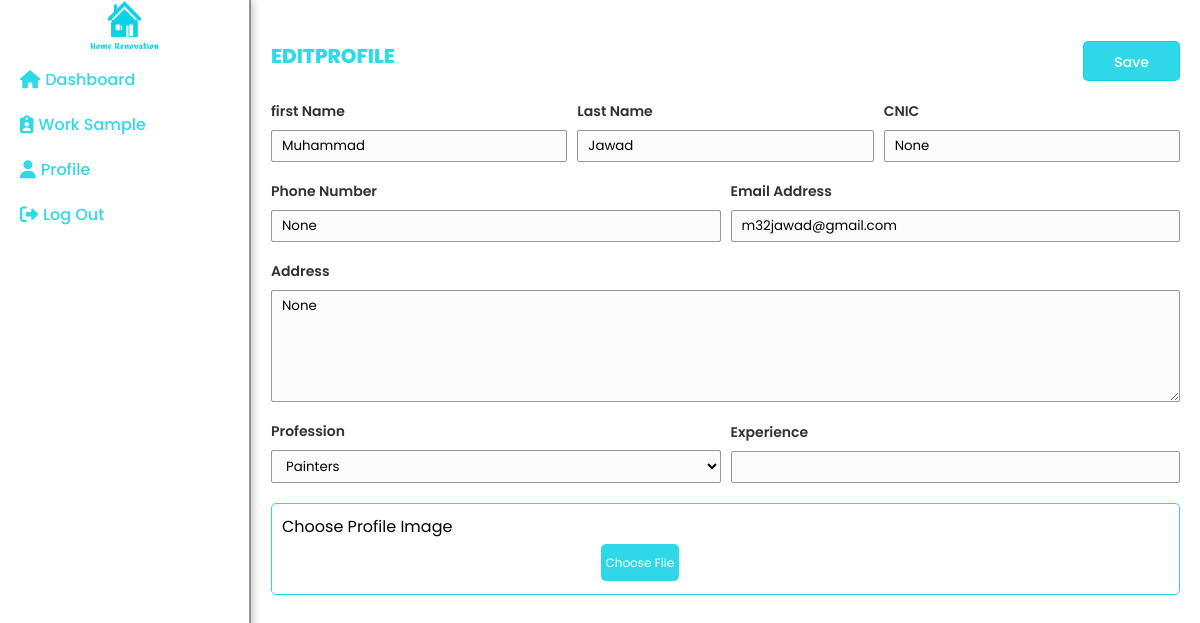
Before: /editworkerprofile/ (signed in) with the older database file.
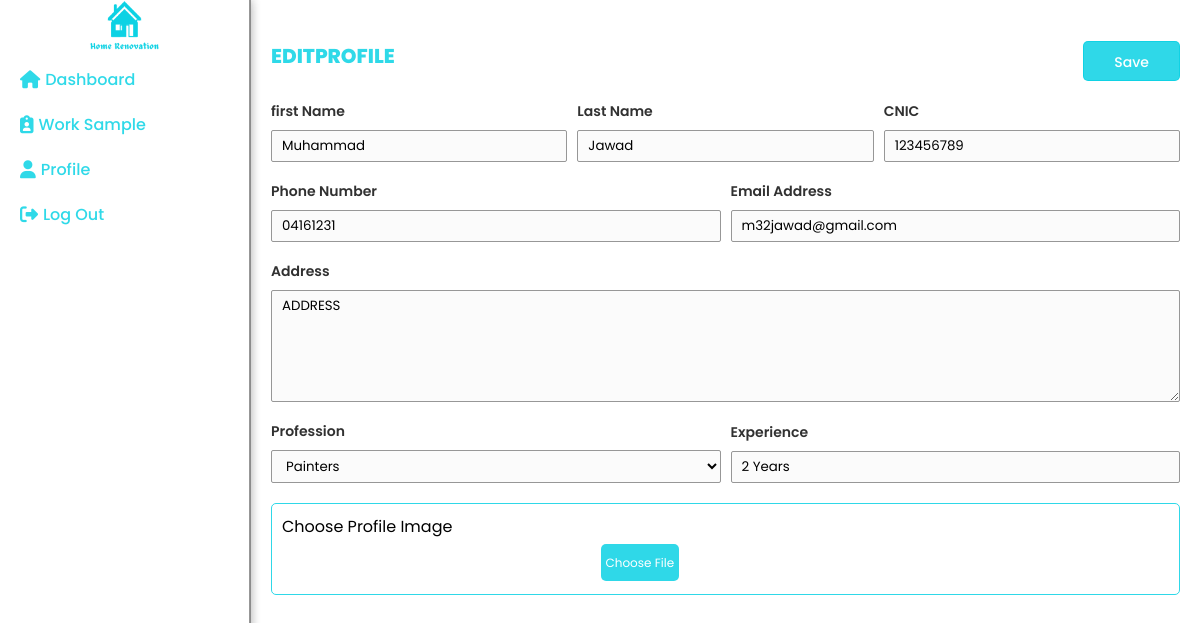
After: the same page with the newer database file.
### appsrc/models.py (models this page shows, shortened)
class User(AbstractUser):
    is_worker = models.BooleanField(default = False)
    is_approved = models.BooleanField(default = False)
    is_declined = models.BooleanField(default = False)
    email = models.EmailField(max_length = 1000, null = False, unique=True)
    profile_pic = models.ImageField(upload_to="images/")
    is_profile_set = models.BooleanField(default = False)
    cnic = models.CharField(max_length = 20, null = True, blank = True)
    phone = models.CharField(max_length = 20, null = True, blank = True)
    address = models.CharField(max_length = 1000, null = True, blank = True)

class WorkerProfileModel(models.Model):
    user = models.ForeignKey(User, on_delete = models.CASCADE, related_name="worker_profile")
    cnic_front = models.ImageField(upload_to="images/", null = True)
    cnic_back = models.ImageField(upload_to="images/", null = True)
    experience = models.CharField(max_length = 200, null = True, blank = True)
    profession = models.CharField(max_length = 200, null = True, blank = True)
    about = models.CharField(max_length = 200, null = True, blank = True)

### appsrc/views.py (the view, shortened to what this page needs)
# urls.py: path('editworkerprofile/',views.EditWorkerProfile,name='editworkerprofile'),
def EditWorkerProfile(request):
  user = User.objects.get(id = request.user.id)
  return  render(request, 'Worker/EditProfile.html', {"user":user})

### appsrc/templates/Worker/EditProfile.html (shortened to what the changed rows need)
{% load static %}
<!DOCTYPE html>
<html lang="en">
<head>
    <link rel="stylesheet" href="{% static 'css/main.css' %}">
    <link rel="stylesheet" href="{% static 'css/dashboard.css' %}">
    <link href="fontawesomefree/css/all.min.css" rel="stylesheet" type="text/css" />
    <link rel="stylesheet" href="https://cdnjs.cloudflare.com/ajax/libs/font-awesome/6.5.1/css/all.min.css"
 />
    <link href="https://unpkg.com/aos@2.3.1/dist/aos.css" rel="stylesheet" />
    <link rel="stylesheet" href="https://cdn.jsdelivr.net/npm/swiper@11/swiper-bundle.min.css" />
</head>
<body>
    <div class="main_wrapper">
        <div class="right_container">
            <form action="" class="vertical fullwidth gap-20" method="POST" enctype="multipart/form-data">
            <div class="vertical gap-20">
                    <div class="horizontal gap-10 justify-between align-center fullwidth">
                        <div class="vertical web_inputs gap-10 fullwidth">
                            <label for="project-title">first Name</label>
                            <input type="text" value="{{user.first_name}}" name="first_name">
                        </div>
                        <div class="vertical web_inputs gap-10 fullwidth">
                            <label for="project-title">Last Name</label>
                            <input type="text" value="{{user.last_name}}" name="last_name">
                        </div>
                        <div class="vertical web_inputs gap-10 fullwidth">
                            <label for="product-budget">CNIC</label>
                            <input type="text" value="{{user.cnic}}" name="cnic">
                        </div>
                    </div>
                    <div class="horizontal gap-10 justify-between align-center fullwidth">
                        <div class="vertical web_inputs gap-10 fullwidth">
                            <label for="project-title">Phone Number</label>
                            <input type="text" value="{{user.phone}}" name="phone">
                        </div>
                        <div class="vertical web_inputs gap-10 fullwidth">
                            <label for="product-budget">Email Address</label>
                            <input type="text" value="{{user.email}}" name="email" readOnly>
                        </div>
                    </div>
                    <div class="horizontal gap-10 fullwidth">
                        <div class="vertical web_inputs gap-10 fullwidth">
                            <label for="product-desc">Address</label>
                            <textarea rows="5" name="address">{{request.user.address}}</textarea>
                        </div>
                    </div>
                    <div class="horizontal gap-10 justify-between align-center fullwidth">
                        <div class="vertical web_inputs gap-10 fullwidth">
                            <label for="product-budget">Experience</label>
                            <input type="text" value="{{user.worker_profile.all.0.experience}}" name="experience">
                        </div>
                    </div>
            </div>
            </form>
        </div>
    </div>
</body>
</html>

Changed rows visible on the page:
changed User "Muhammad": cnic "None" → "123456789"; phone "None" → "04161231"; address "None" → "ADDRESS"; experience (not shown) → "2 Years"
